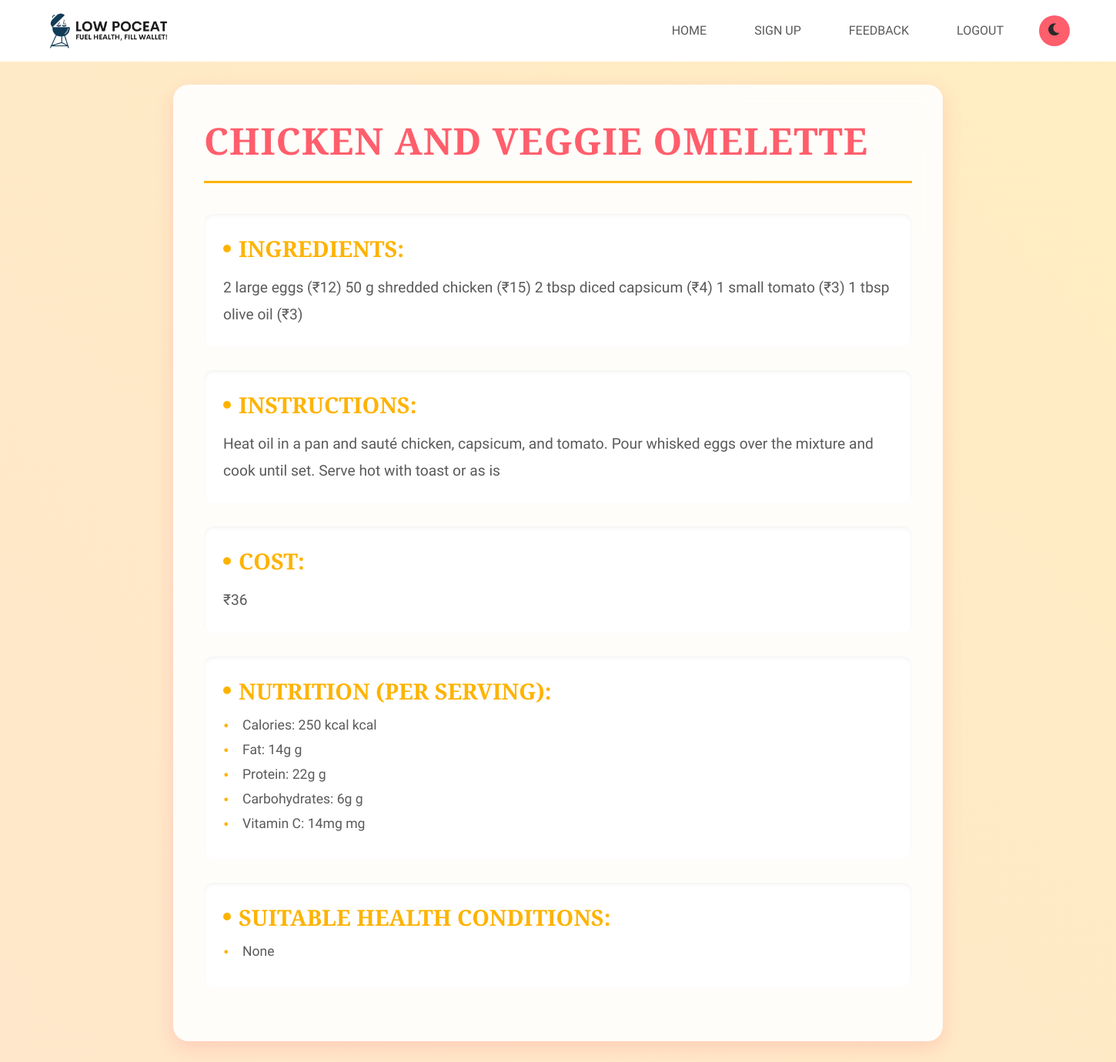
Screenshot of /recipe_detail/4/ (signed in) with the database file from the repository.
### demo/models.py (models this page shows, shortened)
class Meal(models.Model):
    DIET_CHOICES = [
        ('Vegan', 'Vegan'),
        ('Vegetarian', 'Vegetarian'),
        ('Non-Vegetarian', 'Non-Vegetarian'),
    ]
    MEAL_TYPES = [
        ('Breakfast', 'Breakfast'),
        ('Lunch', 'Lunch'),
        ('Dinner', 'Dinner'),
    ]
    name = models.CharField(max_length=100, unique=True)
    meal_type = models.CharField(max_length=20, choices=MEAL_TYPES)
    diet_suitability = models.CharField(max_length=20, choices=DIET_CHOICES)
    health_condition_suitability = models.ManyToManyField(HealthConditions, blank=True)  # Health conditions for which the meal is suitable
    ingredients = models.TextField()  # Ingredients as a simple text field
    instructions = models.TextField()  # Recipe instructions
    total_cost =models.IntegerField()  # Total cost of the meal
    calories = models.TextField()  # Calories per serving
    fat =  models.TextField()# Fat per serving
    protein =  models.TextField()# Protein per serving
    carbohydrates =  models.TextField() # Carbohydrates per serving
    vitamin_c = models.TextField()  # Vitamin C per serving

class HealthConditions(models.Model):
    name = models.CharField(max_length=100, unique=True)

### demo/views.py (the view)
# urls.py: path('recipe_detail/<int:recipe_id>/', views.recipe_detail_view, name='recipe_detail'),
@login_required
def recipe_detail_view(request, recipe_id):
    recipe = get_object_or_404(Meal, id=recipe_id)
    associated_health_conditions = recipe.health_condition_suitability.all()
    return render(request, 'demo/recipe_detail.html', {
        'recipe': recipe,
        'associated_health_conditions': associated_health_conditions
    })

### demo/templates/demo/recipe_detail.html (shortened to what this page needs)
{% load static %}
<!DOCTYPE html>
<html lang="en">
<head>
    <link rel="stylesheet" href="https://cdnjs.cloudflare.com/ajax/libs/font-awesome/6.0.0/css/all.min.css">
</head>
<body>
    <nav class="navbar">
        <img src="{% static 'demo/images/loogo.png' %}" alt="Logo" class="logo">
        <div class="nav-links">
            <a href="{% url 'home' %}">Home</a>
            <a href="{% url 'signup' %}">Sign Up</a>
            <a href="{% url 'feedback_page' %}">Feedback</a>
            {% if user.is_authenticated %}
                <a href="{% url 'logout' %}">Logout</a>
            {% else %}
                <a href="{% url 'login' %}">Login</a>
            {% endif %}
            <button class="dark-mode-toggle" aria-label="Toggle Dark Mode">
            </button>
        </div>
    </nav>
    <div class="container">
        <div class="header">
            <h1>{{ recipe.name }}</h1>
        </div>
        <div class="recipe-details">
            <h2>Ingredients:</h2>
            <p>{{ recipe.ingredients }}</p>
        </div>
        <div class="recipe-details">
            <h2>Instructions:</h2>
            <p>{{ recipe.instructions }}</p>
        </div>
        <div class="recipe-details">
            <h2>Cost:</h2>
            <p>₹{{ recipe.total_cost }}</p>
        </div>
        <div class="recipe-details">
            <h2>Nutrition (per serving):</h2>
            <ul>
                <li>Calories: {{ recipe.calories }} kcal</li>
                <li>Fat: {{ recipe.fat }} g</li>
                <li>Protein: {{ recipe.protein }} g</li>
                <li>Carbohydrates: {{ recipe.carbohydrates }} g</li>
                <li>Vitamin C: {{ recipe.vitamin_c }} mg</li>
            </ul>
        </div>
        <div class="recipe-details">
            <h2>Suitable Health Conditions:</h2>
            <ul>
                {% for condition in associated_health_conditions %}
                    <li>{{ condition.name }}</li>
                {% endfor %}
            </ul>
        </div>
    </div>
</body>
</html>

### demo/templates/demo/recipe_detail.html (style rules this page uses)
:root { --primary-color: #FF5E6C; --secondary-color: #FFAAAB; --accent-color: #FEB300; --background-dark: #FFF5D7; --background-light: #FFFFFF; --text-dark: #2A2A2A; --text-light: #5A5A5A; --navbar-background: #FFFFFF; --gradient-soft: linear-gradient(135deg, #FF5E6C 0%, #FEB300 100%); --shadow-glow: 0 8px 25px rgba(255, 94, 108, 0.2); --border-radius: 20px; --navbar-height: 80px; }
* { margin: 0; padding: 0; box-sizing: border-box; transition: all 0.5s ease; }
body { font-family: 'Gothic A1', sans-serif; background: var(--background-dark); min-height: 100vh; display: flex; flex-direction: column; position: relative; overflow-x: hidden; }
body::before { content: ''; position: absolute; top: -20%; left: -20%; width: 140%; height: 140%; background: linear-gradient(45deg, rgba(255, 94, 108, 0.1), rgba(254, 179, 0, 0.1)); animation: shift 20s infinite ease-in-out; z-index: -1; }
.navbar { position: fixed; top: 0; width: 100%; padding: 20px 60px; background: var(--navbar-background); backdrop-filter: blur(12px); display: flex; justify-content: space-between; align-items: center; z-index: 1000; border-bottom: 1px solid rgba(255, 255, 255, 0.2); height: var(--navbar-height); }
.navbar .logo { width: 160px; background: transparent; transition: transform 0.3s ease; }
.nav-links { display: flex; gap: 30px; align-items: center; }
.nav-links a { font-size: 1rem; text-decoration: none; color: var(--text-light); font-weight: 500; text-transform: uppercase; padding: 8px 16px; border-radius: 10px; position: relative; }
.nav-links a::after { content: ''; position: absolute; width: 0; height: 2px; bottom: 0; left: 50%; background: var(--accent-color); transition: all 0.3s ease; transform: translateX(-50%); }
.dark-mode-toggle { width: 40px; height: 40px; background: var(--primary-color); border: none; border-radius: 50%; color: var(--text-dark); font-size: 18px; cursor: pointer; }
.container { width: 90%; max-width: 1000px; margin: calc(var(--navbar-height) + 30px) auto 40px; padding: 40px; background: rgba(255, 255, 255, 0.9); border-radius: var(--border-radius); box-shadow: var(--shadow-glow); backdrop-filter: blur(12px); position: relative; z-index: 1; animation: fadeInUp 0.8s ease-out; }
.header { display: flex; justify-content: space-between; align-items: center; margin-bottom: 40px; padding-bottom: 20px; border-bottom: 3px solid var(--accent-color); flex-wrap: wrap; gap: 20px; }
.header h1 { font-family: 'Playfair Display', serif; font-size: clamp(2rem, 6vw, 3rem); font-weight: 700; color: var(--primary-color); text-transform: uppercase; letter-spacing: 1px; animation: fadeIn 1s ease-out; }
.recipe-details { margin-bottom: 30px; padding: 25px; background: var(--background-light); border-radius: 12px; box-shadow: inset 0 2px 5px rgba(0, 0, 0, 0.05); position: relative; overflow: hidden; animation: cardFadeIn 0.5s ease-out; }
.recipe-details h2 { font-family: 'Playfair Display', serif; font-size: clamp(1.5rem, 4vw, 1.8rem); font-weight: 600; color: var(--accent-color); margin-bottom: 15px; text-transform: uppercase; position: relative; padding-left: 20px; }
.recipe-details h2::before { content: ''; position: absolute; left: 0; top: 50%; transform: translateY(-50%); width: 10px; height: 10px; background: var(--accent-color); border-radius: 50%; }
.recipe-details p { font-size: clamp(1rem, 3vw, 1.2rem); color: var(--text-light); line-height: 1.8; font-family: 'Gothic A1', sans-serif; }
.recipe-details ul { list-style-type: none; padding: 0; }
.recipe-details li { font-size: clamp(1rem, 3vw, 1.1rem); color: var(--text-light); margin-bottom: 12px; position: relative; padding-left: 25px; font-family: 'Gothic A1', sans-serif; transition: color 0.3s ease; }
.recipe-details li::before { content: '•'; color: var(--accent-color); position: absolute; left: 0; font-size: 1.4rem; line-height: 1; }

### rows the page displays
Meal: name "CHICKEN AND VEGGIE OMELETTE", ingredients "2 large eggs (₹12) 50 g shredded chicken (₹15) 2 tbsp diced capsicum (₹4) 1 small tomato (₹3) 1 tbsp olive oil (₹3)", instructions "Heat oil in a pan and sauté chicken, capsicum, and tomato. Pour whisked eggs over the mixture and cook until set. Serve hot with toast or as is", total_cost "36", calories "250 kcal", fat "14g", protein "22g", carbohydrates "6g", vitamin_c "14mg"
HealthConditions: name "None"
